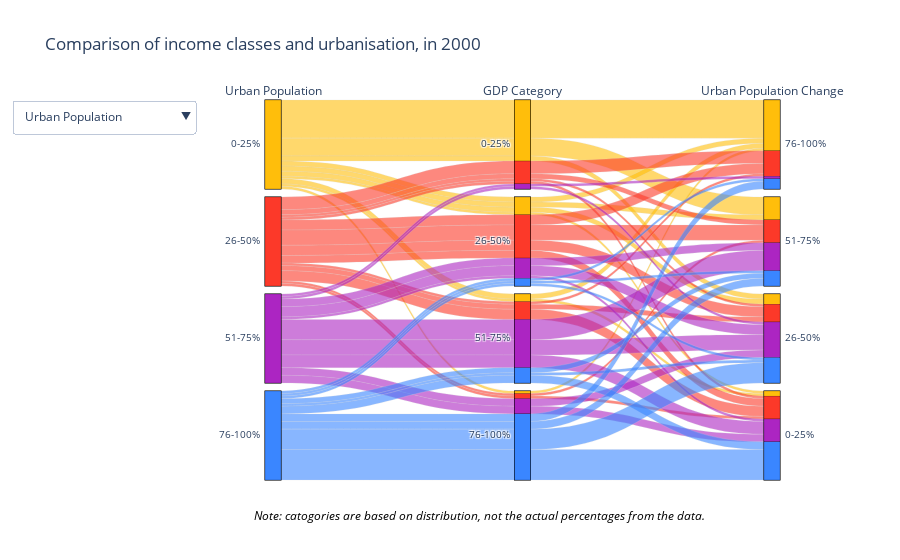

Notebook cell for this chart:
### Markdown cell above
### Does urbanisation lead to wealth

An idea that many people share of less developed countries is that the population of those countries mainly live on farms, in smaller villages, etc. More wealthy countries seem to invest more in their cities; building skyscrapers, investing in universities, and creating large suburbs. This idea would favor the pro-urbanisation side of this debate. To put this to the test, the percentage of the population living in urban areas is compared to the GDP category. GDP stands for 'gross domestic product', and is an accessible way to compare the wealth of nations and regions. For this graph the countries have been split up into quartiles.

### Code cell
# Drop rows with missing values
merged_df = merged_df.dropna(subset=['2000_x', '2000_y', '2000-2005']).copy()

# Create categories
merged_df.loc[:, 'urban_pop_category'] = pd.qcut(merged_df['2000_y'], q=4, labels=['0-25%', '26-50%', '51-75%', '76-100%'])
merged_df.loc[:, 'gdp_category'] = pd.qcut(merged_df['2000_x'], q=4, labels=['0-25%', '26-50%', '51-75%', '76-100%'])
merged_df.loc[:, 'urban_pop_category_change'] = pd.qcut(merged_df['2000-2005'], q=4, labels=['0-25%', '26-50%', '51-75%', '76-100%'])

# Define the custom color palette
color_palette = ['#ffbe0b', '#fb5607', '#ff006e', '#8338ec', '#3a86ff']

# Create a colorscale
colorscale = [[i / (len(color_palette) - 1), color] for i, color in enumerate(color_palette)]

# Calculate value counts and normalize to get percentages
gdp_category_counts = merged_df['gdp_category'].value_counts(normalize=True).sort_index()
urban_pop_category_counts = merged_df['urban_pop_category'].value_counts(normalize=True).sort_index()
urban_pop_category_change_counts = merged_df['urban_pop_category_change'].value_counts(normalize=True).sort_index(ascending=False)

# Extract sorted category labels
gdp_category_sorted = gdp_category_counts.index.tolist()
urban_pop_category_sorted = urban_pop_category_counts.index.tolist()
urban_pop_category_change_sorted = urban_pop_category_change_counts.index.tolist()

fig1 = go.Figure(go.Parcats(
    dimensions=[
        {
            'label': 'Urban Population',
            'values': merged_df['urban_pop_category'],
            'categoryorder': 'array',
            'categoryarray': urban_pop_category_sorted
        },
                {
            'label': 'GDP Category',
            'values': merged_df['gdp_category'],
            'categoryorder': 'array',
            'categoryarray': gdp_category_sorted
        },
        {
            'label': 'Urban Population Change',
            'values': merged_df['urban_pop_category_change'],
            'categoryorder': 'array',
            'categoryarray': urban_pop_category_change_sorted
        },
    ],
    line={'color': merged_df['urban_pop_category'].cat.codes, 'colorscale': colorscale}
))

fig1.update_traces(line_shape='hspline', selector=dict(type='parcats')) #curved lines
fig1.update_layout(title="Comparison of income classes and urbanisation, in 2000", height=500)

# Define the buttons for the dropdown menu
update_menus = [
    {
        'buttons': [
            {
                'label': 'Urban Population',
                'method': 'restyle',
                'args': [{'line.color': [merged_df['urban_pop_category'].cat.codes]}]
            },
            {
                'label': 'GDP Category',
                'method': 'restyle',
                'args': [{'line.color': [merged_df['gdp_category'].cat.codes]}]
            },
            {
                'label': 'Urban Population Change',
                'method': 'restyle',
                'args': [{'line.color': [merged_df['urban_pop_category_change'].cat.codes]}]
            }

        ],
        'direction': 'down',
        'showactive': True,
    }
]

# Update layout with dropdown menu
fig1.update_layout(
    updatemenus=update_menus
)
fig1.add_annotation(dict(font=dict(color='black',size=12),
                                        x=0.045,
                                        y=-0.12,
                                        showarrow=False,
                                        text="<span style='font-style: italic;'>"+"Note: catogories are based on distribution, not the actual percentages from the data."+"</span>",
                                        textangle=0,
                                        xanchor='left',
                                        xref="paper",
                                        yref="paper"))



# Show the plot
fig1.show()

### Figure 1 — Plotly figure (JSON) as saved in the notebook; plotly's stock layout.template omitted (floating-point values rounded to 4 significant figures; data arrays with more than 128 entries replaced by an {"elided": "..."} marker saying what was removed)
{"data": [{"dimensions": [{"categoryarray": ["0-25%", "26-50%", "51-75%", "76-100%"], "categoryorder": "array", "label": "Urban Population", "values": {"elided": "140 str values"}}, {"categoryarray": ["0-25%", "26-50%", "51-75%", "76-100%"], "categoryorder": "array", "label": "GDP Category", "values": {"elided": "140 str values"}}, {"categoryarray": ["76-100%", "51-75%", "26-50%", "0-25%"], "categoryorder": "array", "label": "Urban Population Change", "values": {"elided": "140 str values"}}], "line": {"color": {"elided": "140 int values"}, "colorscale": [[0, "#ffbe0b"], [0.25, "#fb5607"], [0.5, "#ff006e"], [0.75, "#8338ec"], [1, "#3a86ff"]], "shape": "hspline"}, "type": "parcats"}], "layout": {"annotations": [{"font": {"color": "black", "size": 12}, "showarrow": false, "text": "<span style='font-style: italic;'>Note: catogories are based on distribution, not the actual percentages from the data.</span>", "textangle": 0, "x": 0.045, "xanchor": "left", "xref": "paper", "y": -0.12, "yref": "paper"}], "autosize": true, "title": {"text": "Comparison of income classes and urbanisation, in 2000"}, "updatemenus": [{"active": 0, "buttons": [{"args": [{"line.color": {"elided": "1x140 int values"}}], "label": "Urban Population", "method": "restyle"}, {"args": [{"line.color": {"elided": "1x140 int values"}}], "label": "GDP Category", "method": "restyle"}, {"args": [{"line.color": {"elided": "1x140 int values"}}], "label": "Urban Population Change", "method": "restyle"}], "direction": "down", "showactive": true}]}}
